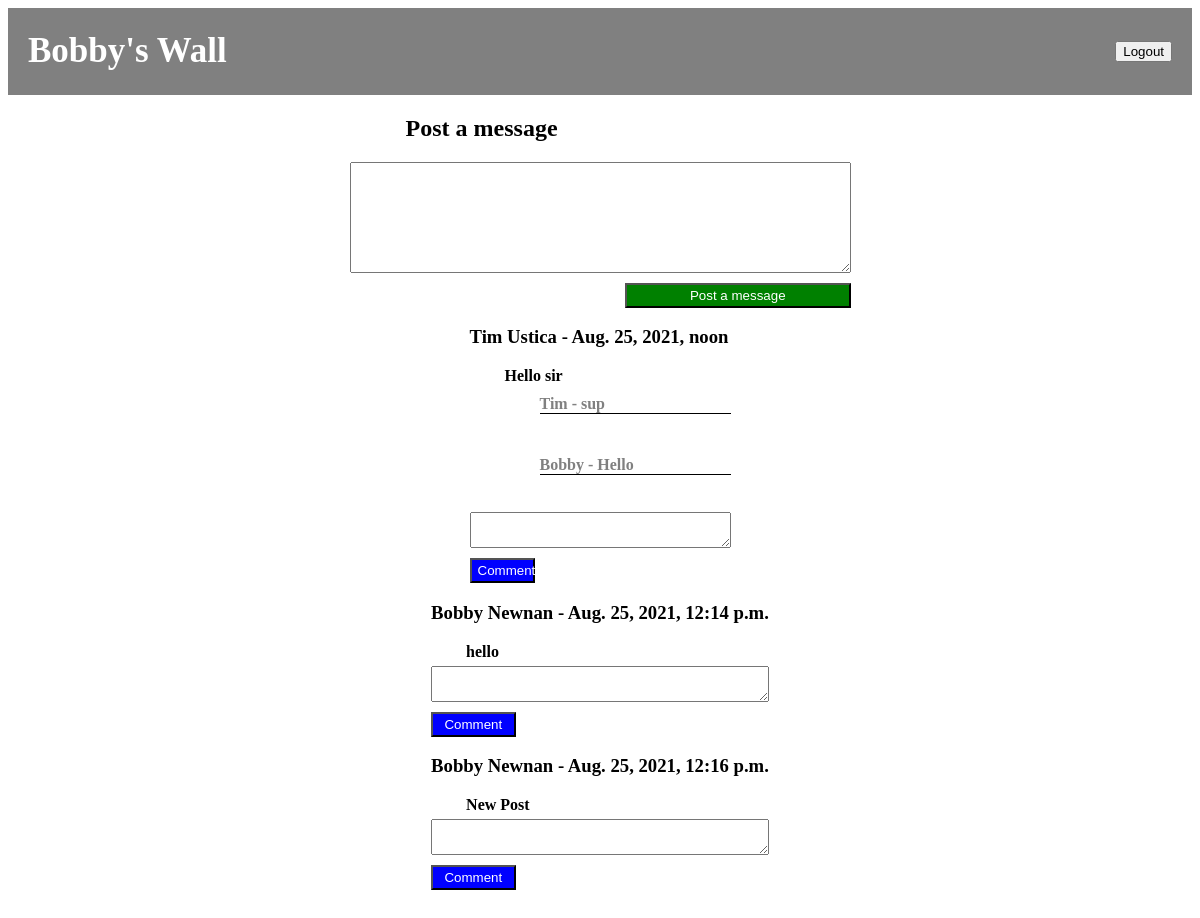
The page /wall (signed in) on the database its author committed.
### login_app/models.py (models this page shows)
class User(models.Model):
    first_name = models.CharField(max_length=255)
    last_name = models.CharField(max_length=255)
    email = models.CharField(max_length=255)
    password = models.CharField(max_length=255)
    created_at = models.DateTimeField(auto_now_add=True)
    updated_at = models.DateTimeField(auto_now=True)
    objects = UserManager()

class Post(models.Model):
    post_message = models.TextField()
    created_at = models.DateTimeField(auto_now_add=True)
    updated_at = models.DateTimeField(auto_now=True)
    user = models.ForeignKey(User, related_name="posts", on_delete=models.CASCADE, default=None, null=True)

class Comment(models.Model):
    comment_message = models.TextField()
    created_at = models.DateTimeField(auto_now_add=True)
    updated_at = models.DateTimeField(auto_now=True)
    post = models.ForeignKey(Post, related_name="comments", on_delete=CASCADE, default=None, null=True)
    user = models.ForeignKey(User, related_name="commenter", on_delete=models.CASCADE, default=None, null=True)

### login_app/views.py (the view)
# urls.py: path('wall', views.wall),
def wall(request):
    context = {
        "user": User.objects.get(id = request.session['userid']),
        "posts": Post.objects.all(),
        "comments": Comment.objects.all()
    }
    return render(request, 'wall.html', context)

### login_app/templates/wall.html (shortened to what this page needs)
<!DOCTYPE html>
<html lang="en">
<head>
    <link rel="stylesheet" href="/static/wall.css">
</head>
<body>
    <div class="header">
        <h1 id="wall_name">{{user.first_name}}'s Wall</h1>
        <a href="/logout"><button class="btn btn-primary">Logout</button></a>
    </div>
    <div class="container">
        <div class="post_message">
            <h2>Post a message</h2>
            <form action="/add-post" method=POST class="post-message-form">
                <textarea name="post-message-text" id="post-message-text" cols="60" rows="7"></textarea>
                <button id="post-message-button">Post a message</button>
            </form>
        </div>
        <div class="posts">
            {% for post in posts %}
                <div class="post">
                    <h3>{{post.user.first_name}} {{post.user.last_name}} - {{post.created_at}}</h3>
                    <h4 class="post-text">{{post.post_message}}</h4>
                    {% for comment in comments %}
                        {% if comment.post.id == post.id %}
                            <p class="comments">{{comment.user.first_name}} - {{comment.comment_message}}</p>
                        {% endif %}
                    {% endfor %}
                    <form action="/add-comment" method="POST" id="comment-form">
                        <textarea name="comment-message-text" id="comment-message-text" cols="30" rows="2"></textarea>
                        <button onclick="log()" id="comment-message-button">Comment</button>
                    </form>
                </div>
            {% endfor %}
        </div>
    </div>
</body>
</html>

### login_app/static/wall.css (style rules this page uses)
.header { display: flex; justify-content: space-between; align-items: center; background-color: grey; padding-left: 20px; padding-right: 20px; }
#wall_name { color: white; font-size: 35px; }
.post_message { display: flex; align-items: center; flex-direction: column; }
.post-message-form { display: flex; flex-direction: column; align-items: flex-end; }
#post-message-button { margin-top: 10px; width: 45%; height: 25px; background-color: green; color: white; }
#comment-message-button { margin-top: 10px; width: 25%; height: 25px; color: white; background-color: blue; }
#comment-form { display: flex; flex-direction: column; }
h2 { margin-right: 20%; }
.posts { display: flex; flex-direction: column; align-items: center; }
.post { display: flex; flex-direction: column; }
.post-text { margin: 0px 0px 5px 35px; }
.comments { color: grey; font-weight: 600; margin: 5px 0px 5px 70px; border-bottom: 1px solid black; }

### rows shown on the page
User: first_name "Bobby"
Post: user.first_name "Tim", user.last_name "Ustica", created_at "Aug. 25, 2021, noon", post_message "Hello sir"
Comment: user.first_name "Tim", comment_message "sup"
Comment: user.first_name "Bobby", comment_message "Hello"
Post: user.first_name "Bobby", user.last_name "Newnan", created_at "Aug. 25, 2021, 12:14 p.m.", post_message "hello"
Post: user.first_name "Bobby", user.last_name "Newnan", created_at "Aug. 25, 2021, 12:16 p.m.", post_message "New Post"
